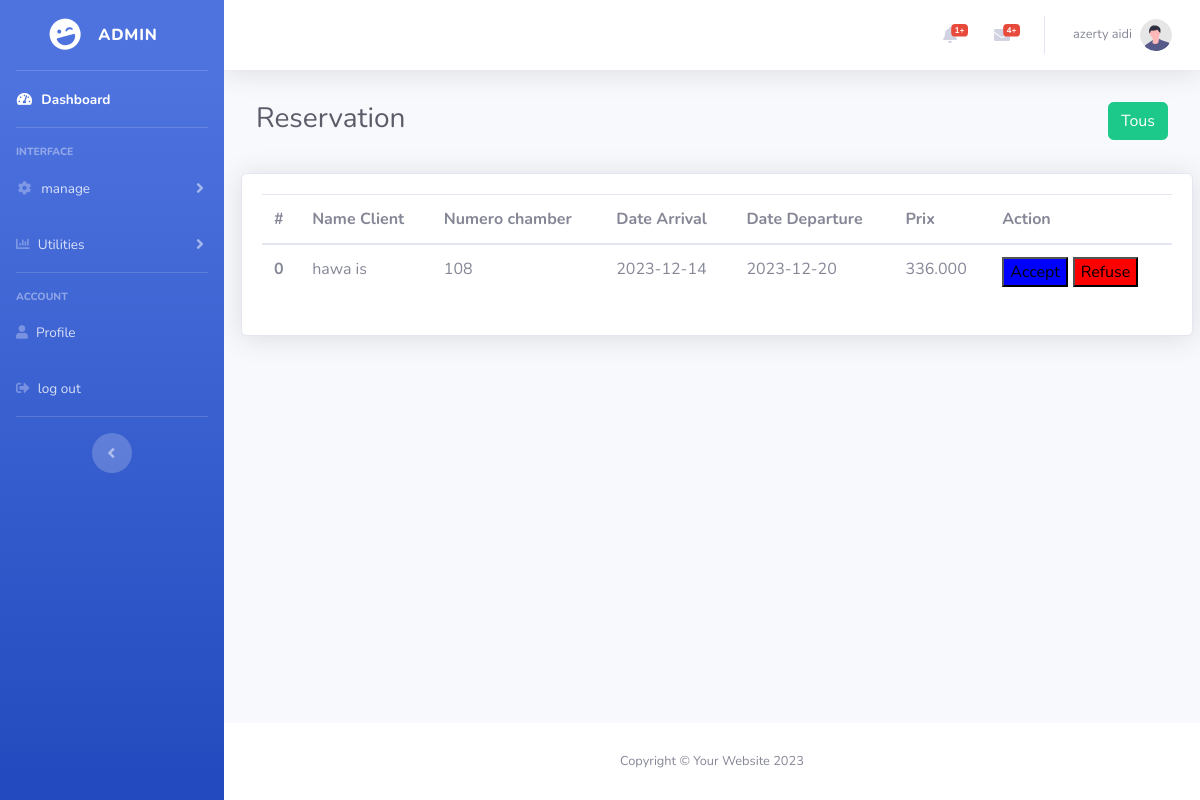
Screenshot of /viwes/admin/listreservation.php (signed in) with the database file from the repository.
### tables this page shows
CREATE TABLE `reservation` (
  `numero` int(11) NOT NULL,
  `date_debut` date NOT NULL,
  `date_fin` date NOT NULL,
  `prix_total` decimal(9,3) NOT NULL,
  `id_client` int(11) NOT NULL,
  `id_chamber` int(11) NOT NULL,
  `confirmation` int(1) NOT NULL
);

CREATE TABLE `client` (
  `num` int(11) NOT NULL,
  `cin` varchar(8) NOT NULL,
  `nom` varchar(20) NOT NULL,
  `prenom` varchar(20) NOT NULL,
  `email` varchar(50) NOT NULL,
  `city` varchar(20) NOT NULL,
  `tel` varchar(8) NOT NULL,
  `mod2passe` varchar(40) NOT NULL
);

CREATE TABLE `chamber` (
  `id` int(11) NOT NULL,
  `nom` varchar(20) NOT NULL,
  `prix` decimal(9,3) NOT NULL,
  `nb_place` int(11) NOT NULL,
  `url_image` varchar(80) NOT NULL,
  `disponibilite` int(1) NOT NULL,
  `numero_chamber` int(11) NOT NULL
);

### database/config.php (called while the page is built, shortened)
<?php
abstract class Connexion {
function __construct()
{
$this->pdo =new PDO('mysql:host=localhost;dbname=hotel','root','');
}
}
?>

### controllers/admincontroller.php (called while the page is built, shortened)
<?php
include_once('../../database/config.php');
class controllerAdmin extends Connexion{
function listadmin($id){
    $query = "select * from admin where id = $id";
    $res = $this->pdo->prepare($query);
    $res->execute();
    return $res;
}
function listreservation($ch){
    $query = "select prenom,cl.nom,numero_chamber,confirmation,id_chamber,id_client,prix_total,date_fin,date_debut,numero from chamber c, client cl , reservation r where c.id = r.id_chamber and cl.num = r.id_client and r.confirmation = 0 ".$ch;
    $res = $this->pdo->prepare($query);
    $res->execute();
    return $res;
}
function listcontact($ch){
    $query = "select * from contact where reading = 0 ".$ch;
    $res = $this->pdo->prepare($query);
    $res->execute();
    return $res;
}
}
?>

### viwes/admin/listreservation.php (the view, shortened to what this page needs)
<?php
include_once("../../controllers/admincontroller.php");
$controller = new  controllerAdmin();
$res = $controller->listadmin($_SESSION["idadmin"])->fetch();
$listres = $controller->listreservation("LIMIT 3");
$n = $listres->rowCount();
$countcontact = $controller->listcontact("")->rowCount();
$reservation = $controller->listreservation("");
?>
<!DOCTYPE html>
<html lang="en">
<head>
    <link href="vendor/fontawesome-free/css/all.min.css" rel="stylesheet" type="text/css">
    <link href="./css/style.css" rel="stylesheet" type="text/css">
    <link href="css/sb-admin-2.min.css" rel="stylesheet">
</head>
<body id="page-top">
    <div id="wrapper">
        <ul class="navbar-nav bg-gradient-primary sidebar sidebar-dark accordion" id="accordionSidebar">
            <a class="sidebar-brand d-flex align-items-center justify-content-center" href="index.html">
                <div class="sidebar-brand-icon rotate-n-15">
                    <i class="fas fa-laugh-wink"></i>
                </div>
                <div class="sidebar-brand-text mx-3">Admin</div>
            </a>
            <hr class="sidebar-divider my-0">
            <li class="nav-item active">
                <a class="nav-link" href="dashboard.php">
                    <i class="fas fa-fw fa-tachometer-alt"></i>
                    <span>Dashboard</span></a>
            </li>
            <hr class="sidebar-divider">
            <div class="sidebar-heading">
                Interface
            </div>
            <li class="nav-item">
                <a class="nav-link collapsed" href="#" data-toggle="collapse" data-target="#collapseTwo"
                    aria-expanded="true" aria-controls="collapseTwo">
                    <i class="fas fa-fw fa-cog"></i>
                    <span>manage</span>
                </a>
            </li>
            <li class="nav-item">
                <a class="nav-link collapsed" href="#" data-toggle="collapse" data-target="#collapseUtilities"
                    aria-expanded="true" aria-controls="collapseUtilities">
                    <i class="fas fa-chart-bar"></i>
                    <span>Utilities</span>
                </a>
            </li>
            <hr class="sidebar-divider">
            <div class="sidebar-heading">
            ACCOUNT
            </div>
            <li class="nav-item">
                <a class="nav-link" href="profile.php">
                <i class="fa fa-user"></i>
                    <span>Profile</span></a>
            </li>
            <li class="nav-item">
                <a class="nav-link" href="logout.php">
                <i class="fas fa-sign-out-alt" ></i>
                    <span>log out</span></a>
            </li>
            <hr class="sidebar-divider d-none d-md-block">
            <div class="text-center d-none d-md-inline">
                <button class="rounded-circle border-0" id="sidebarToggle"></button>
            </div>
        </ul>
        <div id="content-wrapper" class="d-flex flex-column">
            <div id="content">
                <nav class="navbar navbar-expand navbar-light bg-white topbar mb-4 static-top shadow">
                    <ul class="navbar-nav ml-auto">
                        <li class="nav-item dropdown no-arrow mx-1">
                            <a class="nav-link dropdown-toggle" href="#" id="alertsDropdown" role="button"
                                data-toggle="dropdown" aria-haspopup="true" aria-expanded="false">
                                <i class="fas fa-bell fa-fw"></i>
                                <span class="badge badge-danger badge-counter"><?php echo $n ?>+</span>
                            </a>
                        </li>
                        <li class="nav-item dropdown no-arrow mx-1">
                            <a class="nav-link dropdown-toggle" href="#" id="messagesDropdown" role="button"
                                data-toggle="dropdown" aria-haspopup="true" aria-expanded="false">
                                <i class="fas fa-envelope fa-fw"></i>
                                <span class="badge badge-danger badge-counter"><?php echo $countcontact ?>+</span>
                            </a>
                        </li>
                        <li class="nav-item dropdown no-arrow">
                            <a class="nav-link dropdown-toggle" href="#" id="userDropdown" role="button"
                                data-toggle="dropdown" aria-haspopup="true" aria-expanded="false">
                                <span class="mr-2 d-none d-lg-inline text-gray-600 small"><?php echo $res[3]." ".$res[4]?></span>
                                <img class="img-profile rounded-circle"
                                    src="img/undraw_profile.svg">
                            </a>
                        </li>
                    </ul>
                </nav>
                <div class="container-fluid">
                    <div class="d-flex">
                    <div class="d-sm-flex align-items-center justify-content-between mb-4 p-2">
                        <h1 class="h3 mb-0 text-gray-800">Reservation</h1>
                    </div>
                    <div class="ml-auto p-2"><a href="toutreservation.php"><button type="button" class="btn btn-success">Tous</button></a></div>
                    </div>
                    <div class="row" >
                    <div class="col-xl-12 col-lg-12 card shadow" style="padding : 20px;margin:5px">
                    <table class="table table-dm">
  <thead>
    <tr>
      <th scope="col">#</th>
      <th scope="col">Name Client</th>
      <th scope="col">Numero chamber</th>
      <th scope="col">Date Arrival</th>
      <th scope="col">Date Departure</th>
      <th scope="col">Prix</th>
      <th scope="col">Action</th>
    </tr>
  </thead>
  <tbody>
       <?php  $i = 0;
       while($l = $reservation->fetch()){
       ?>
    <tr>
      <th scope="row"><?php echo $i ?></th>
      <td><?php echo $l[0]." ".$l[1] ?></td>
      <td><?php echo $l[2] ?></td>
      <td><?php echo $l[8] ?></td>
      <td><?php echo $l[7] ?></td>
      <td><?php echo $l[6] ?></td>
     <?php
       echo "<td><a href='updatereservation.php?id=$l[9]&val=1' style='text-decoration:none;color : black;'>";
       echo "<button type='button'  style='background-color : blue;margin-right : 5px' >Accept</button></a>";
       echo "<a href='updatereservation.php?id=$l[9]&val=2' style='text-decoration:none;color : black;'><button type='button'  style='background-color : red;' >Refuse</button></a>
       </td>";
     ?>
    </tr>
    <?php
    $i++;}?>
  </tbody>
</table>
            </div>
        </div>
    </div>
</div>
            <footer class="sticky-footer bg-white">
                <div class="container my-auto">
                    <div class="copyright text-center my-auto">
                        <span>Copyright &copy; Your Website 2023</span>
                    </div>
                </div>
            </footer>
        </div>
    </div>
</body>
</html>

### rows the page displays
reservation: id_client.prenom "hawa", id_client.nom "is", id_chamber.numero_chamber "108", date_debut "2023-12-14", date_fin "2023-12-20", prix_total "336.000"

### other values shown
$n "1"
$countcontact "4"
$res[3] "azerty"
$res[4] "aidi"
